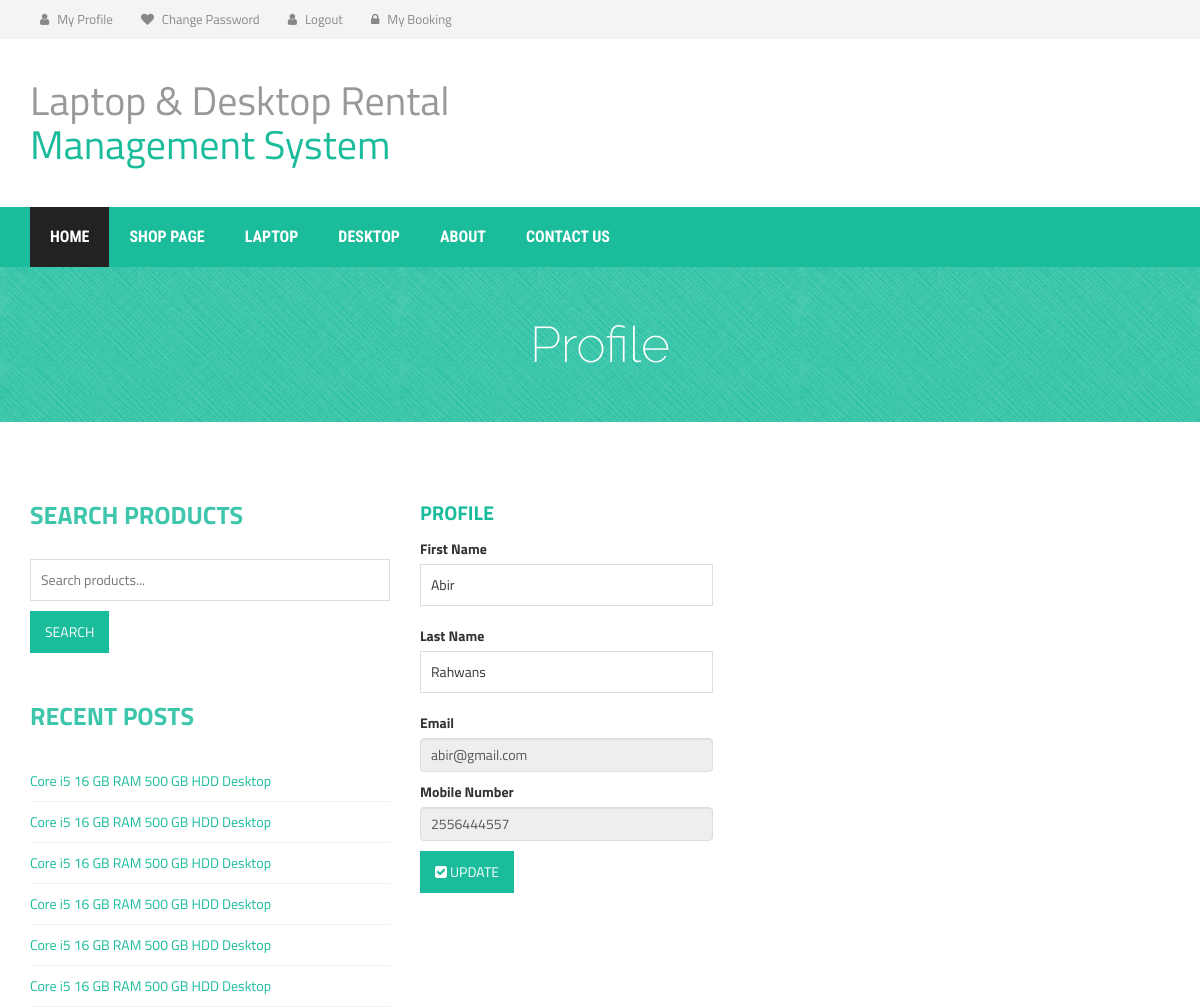
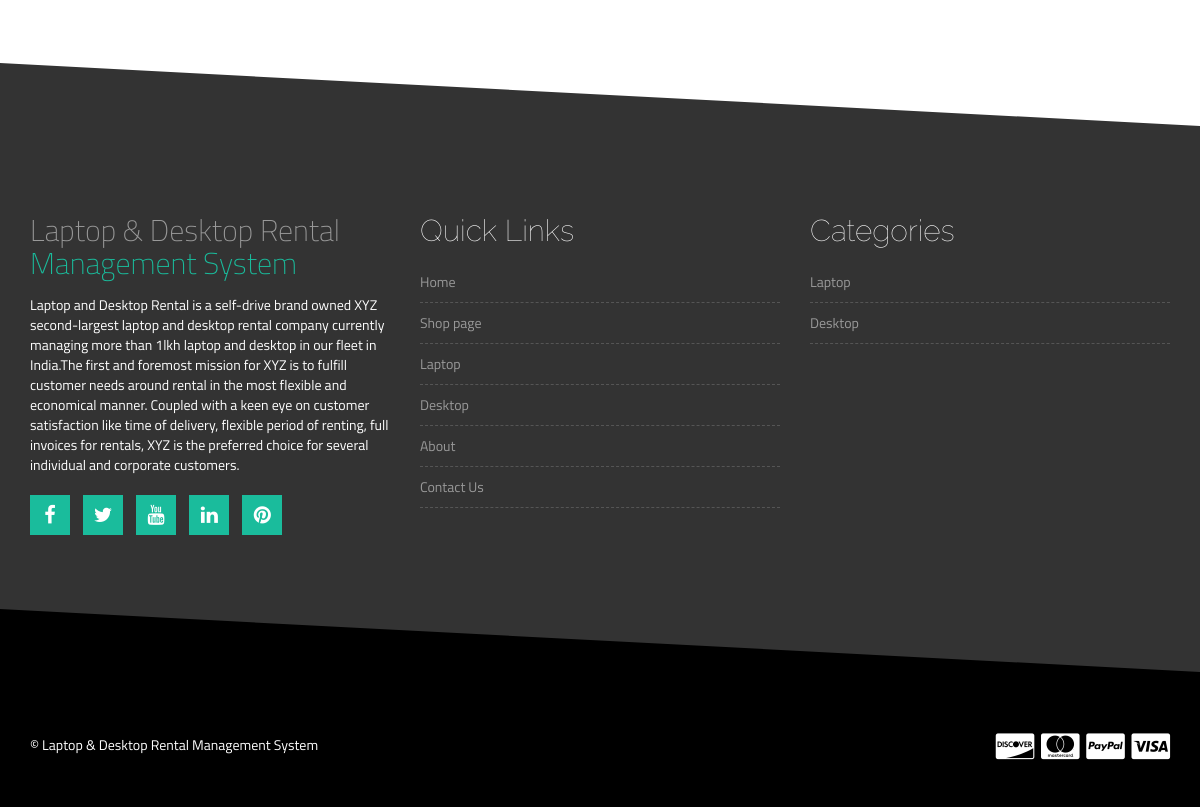
The page /profile.php (signed in) on the database its author committed (2 pictures, top to bottom).
### tables this page shows
CREATE TABLE `tblproduct` (
  `ID` int(5) NOT NULL,
  `Type` varchar(50) DEFAULT NULL,
  `BrandID` int(5) DEFAULT NULL,
  `ProductName` varchar(250) DEFAULT NULL,
  `Processor` varchar(250) DEFAULT NULL,
  `Screen` varchar(200) DEFAULT NULL,
  `RAM` varchar(100) DEFAULT NULL,
  `Storage` varchar(250) DEFAULT NULL,
  `Charges` varchar(250) DEFAULT NULL,
  `RentalPrice` decimal(10,0) DEFAULT NULL,
  `ProductModel` varchar(250) DEFAULT NULL,
  `ProductDescription` mediumtext DEFAULT NULL,
  `Image` varchar(250) DEFAULT NULL,
  `Image1` varchar(250) DEFAULT NULL,
  `Image2` varchar(250) DEFAULT NULL,
  `Image3` varchar(250) DEFAULT NULL,
  `Image4` varchar(250) DEFAULT NULL,
  `Image5` varchar(250) DEFAULT NULL,
  `CreationDate` timestamp NULL DEFAULT current_timestamp()
);

CREATE TABLE `tbluser` (
  `ID` int(10) NOT NULL,
  `FirstName` varchar(120) DEFAULT NULL,
  `LastName` varchar(120) DEFAULT NULL,
  `Email` varchar(120) DEFAULT NULL,
  `MobileNumber` bigint(20) DEFAULT NULL,
  `Password` varchar(120) DEFAULT NULL,
  `RegDate` timestamp NULL DEFAULT current_timestamp()
);

CREATE TABLE `tblpage` (
  `ID` int(10) NOT NULL,
  `PageType` varchar(200) DEFAULT NULL,
  `PageTitle` mediumtext DEFAULT NULL,
  `PageDescription` mediumtext DEFAULT NULL,
  `Email` varchar(200) DEFAULT NULL,
  `MobileNumber` bigint(10) DEFAULT NULL,
  `UpdationDate` timestamp NOT NULL DEFAULT current_timestamp() ON UPDATE current_timestamp()
);

### profile.php (the view, shortened to what this page needs)
<?php
include('includes/dbconnection.php');
if (strlen($_SESSION['ldrmsuid']==0)) {
  header('location:logout.php');
  } else{
 ?>
<!DOCTYPE html>
<html lang="en">
  <head>
    <link rel="stylesheet" href="http://maxcdn.bootstrapcdn.com/bootstrap/3.2.0/css/bootstrap.min.css">
    <link rel="stylesheet" href="http://maxcdn.bootstrapcdn.com/font-awesome/4.3.0/css/font-awesome.min.css">
    <link rel="stylesheet" href="css/owl.carousel.css">
    <link rel="stylesheet" href="style.css">
    <link rel="stylesheet" href="css/responsive.css">
  </head>
  <body>
    <?php include_once('includes/header.php');?>
    <div class="product-big-title-area">
        <div class="container">
            <div class="row">
                <div class="col-md-12">
                    <div class="product-bit-title text-center">
                        <h2>Profile</h2>
                    </div>
                </div>
            </div>
        </div>
    </div>
    <div class="single-product-area">
        <div class="zigzag-bottom"></div>
        <div class="container">
            <div class="row">
                <div class="col-md-4">
                    <div class="single-sidebar">
                        <h2 class="sidebar-title">Search Products</h2>
                       <form action="search-result.php" method="post">
                            <input type="text" name="searchtext" required placeholder="Search products...">
                            <input type="submit" value="Search">
                        </form>
                    </div>
                    <div class="single-sidebar">
                        <h2 class="sidebar-title">Recent Posts</h2>
                        <ul>
                        <?php
 $query=mysqli_query($con,"select distinct * from tblproduct  order by ID desc limit 6");
 while ($row=mysqli_fetch_array($query)) {
 ?>
                            <li><a href="single-product-details.php?viewid=<?php echo $row['ID'];?>"><?php echo $row['ProductName'];?></a></li>
<?php } ?>
                        </ul>
                    </div>
                </div>
                <div class="col-md-8">
                    <div class="product-content-right">
                        <div class="woocommerce">
                            <form enctype="multipart/form-data" action="#" class="checkout" method="post" >
                                 <?php
$uid=$_SESSION['ldrmsuid'];
$ret=mysqli_query($con,"select * from  tbluser where ID='$uid'");
while ($row=mysqli_fetch_array($ret)) {
?>
                                <div id="customer_details" class="col2-set">
                                    <div class="col-1">
                                        <div class="woocommerce-billing-fields">
                                            <h3>Profile</h3>
                                            <p id="billing_first_name_field" class="form-row form-row-first validate-required">
                                                <label class="">First Name
                                                </label>
                                               <input type="text" value="<?php  echo $row['FirstName'];?>" id="fname" name="fname" required="true" class="input-text">
                                            </p>
                                            <p id="billing_first_name_field" class="form-row form-row-first validate-required">
                                                <label class="">Last Name
                                                </label>
                                               <input type="text" value="<?php  echo $row['LastName'];?>" id="lname" name="lname" required="true" class="input-text">
                                            </p>
                                            <p id="billing_first_name_field" class="form-row form-row-first validate-required">
                                                <label class="">Email
                                                </label>
                                               <input type="email" value="<?php  echo $row['Email'];?>" id="email" name="email" readonly="true" class="form-control">
                                            </p>
                                            <p id="billing_last_name_field" class="form-row form-row-last validate-required">
                                                <label class="">Mobile Number
                                                </label>
                                                <input  type="text" value="<?php  echo $row['MobileNumber'];?>" id="mobilenumber" name="mobilenumber" readonly="true" class="form-control">
                                            </p>
                                        </div>
                                    </div>
                                </div>
                                <?php }?>
                              <div class="form-row place-order">
                                            <button type="submit" name="submit"><i class="fa fa-check-square"></i> Update</button>
                                        </div>
                            </form>
                        </div>
                    </div>
                </div>
            </div>
        </div>
    </div>
    <?php include_once('includes/footer.php');?>
  </body>
</html><?php }  ?>

### includes/footer.php
<div class="footer-top-area">
        <div class="zigzag-bottom"></div>
        <div class="container">
            <div class="row">
                <div class="col-md-4 col-sm-6">
                    <div class="footer-about-us">
                        <h2>Laptop & Desktop Rental<span>  Management System</span></h2>
                        <?php
 $query=mysqli_query($con,"select * from  tblpage where PageType='aboutus'");
 while ($row=mysqli_fetch_array($query)) {
 ?>
                        <p style="color:#fff !important"><?php  echo $row['PageDescription'];?></p><?php } ?>
                        <div class="footer-social">
                            <a href="#" target="_blank"><i class="fa fa-facebook"></i></a>
                            <a href="#" target="_blank"><i class="fa fa-twitter"></i></a>
                            <a href="#" target="_blank"><i class="fa fa-youtube"></i></a>
                            <a href="#" target="_blank"><i class="fa fa-linkedin"></i></a>
                            <a href="#" target="_blank"><i class="fa fa-pinterest"></i></a>
                        </div>
                    </div>
                </div>
                <div class="col-md-4 col-sm-6">
                    <div class="footer-menu">
                        <h2 class="footer-wid-title">Quick Links </h2>
                        <ul>
                           <li class="active"><a href="index.php">Home</a></li>
                        <li><a href="shop.php">Shop page</a></li>
                        <li><a href="laptop.php">Laptop</a></li>
                        <li><a href="desktop.php">Desktop</a></li>
                        <li><a href="aboutus.php">About</a></li>
                        <li><a href="contactus.php">Contact Us</a></li>
                        </ul>
                    </div>
                </div>
                <div class="col-md-4 col-sm-6">
                    <div class="footer-menu">
                        <h2 class="footer-wid-title">Categories</h2>
                        <ul>
                            <li><a href="laptop.php">Laptop</a></li>
                            <li><a href="desktop.php">Desktop</a></li>
                        </ul>
                    </div>
                </div>
            </div>
        </div>
    </div>
    <div class="footer-bottom-area">
        <div class="container">
            <div class="row">
                <div class="col-md-8">
                    <div class="copyright">
                        <p>&copy; Laptop & Desktop Rental Management System</p>
                    </div>
                </div>
                <div class="col-md-4">
                    <div class="footer-card-icon">
                        <i class="fa fa-cc-discover"></i>
                        <i class="fa fa-cc-mastercard"></i>
                        <i class="fa fa-cc-paypal"></i>
                        <i class="fa fa-cc-visa"></i>
                    </div>
                </div>
            </div>
        </div>
    </div>

### style.css (style rules this page uses)
h1, h2, h3, h4, h5, h6 { font-weight: 700; margin: 0 0 15px; }
body { font-family: "Titillium Web", sans-serif; }
.slider-area, .promo-area, .brands-area, .maincontent-area, .footer-top-area, .product-widget-area, .product-breadcroumb-area, .single-product-area { position: relative; overflow: hidden; }
.zigzag-bottom { background: none repeat scroll 0 0 #1abc9c; bottom: -80px; height: 165px; left: -5%; position: absolute; transform: rotate(3deg); width: 108%; z-index: 9; }
.footer-top-area .zigzag-bottom { background: #000; }
.footer-top-area { background: none repeat scroll 0 0 #333; color: #999; padding: 35px 0 180px; }
.footer-bottom-area { background: #000; color: #fff; }
.footer-about-us span { color: #1abc9c; }
.footer-wid-title { font-family: raleway; font-size: 30px; font-weight: 100; color: #fff; }
.footer-about-us h2 { font-weight: 200; }
.footer-menu ul { list-style: outside none none; margin: 0; padding: 0; }
.footer-menu ul li { border-bottom: 1px dashed #555; padding: 5px 0; }
.footer-menu a { display: block; padding: 5px 0; color: #999; }
.footer-social a { background: none repeat scroll 0 0 #1abc9c; color: #fff; display: inline-block; font-size: 20px; height: 40px; margin-bottom: 10px; margin-right: 10px; padding-top: 5px; text-align: center; width: 40px; border: 1px solid #1abc9c; }
.footer-social { margin-top: 20px; }
a { color: #1abc9c; }
.footer-bottom-area { background: none repeat scroll 0 0 #000; color: #fff; padding-bottom: 40px; }
.footer-card-icon { font-size: 30px; text-align: right; }
.copyright > p { margin: 10px 0 0; }
.product-big-title-area { background: url(img/crossword.png) repeat scroll 0 0 #1abc9c; }
.product-bit-title h2 { font-family: raleway; font-size: 50px; font-weight: 200; margin: 0; padding: 50px 0; color: #fff; }
.single-product-area .zigzag-bottom { background-color: #333333; }
.single-product-area { padding: 80px 0 130px; }
.sidebar-title { color: #3dc6ab; font-size: 25px; margin-bottom: 30px; text-transform: uppercase; }
.single-sidebar { margin-bottom: 50px; }
input[type="text"], input[type="password"], input[type="email"], textarea { border: 1px solid #ddd; padding: 10px; }
input[type="submit"], button[type="submit"] { background: none repeat scroll 0 0 #1abc9c; border: medium none; color: #fff; padding: 11px 20px; text-transform: uppercase; }
.single-sidebar input[type="text"] { margin-bottom: 10px; width: 100%; }
.single-sidebar > ul { list-style: outside none none; margin: 0; padding: 0; }
.single-sidebar li { border-bottom: 1px solid #f1f1f1; padding: 10px 0; }
.single-sidebar a { display: block; }
.col2-set { margin-left: -30px; overflow: hidden; }
.col-1, .col-2 { float: left; margin-left: 30px; width: 360px; }
#customer_details label { display: block; margin: 0 0 5px; }
#customer_details input[type="text"], #customer_details textarea, .shipping_calculator input[type="text"] { margin-bottom: 10px; width: 100%; }
#customer_details h3 { color: #1abc9c; font-size: 20px; text-transform: uppercase; }

### css/responsive.css (style rules this page uses)
@media only screen and (min-width: 992px) and (max-width: 1280px) { input[type="submit"], button[type="submit"] { padding: 11px 15px; } }
@media only screen and (min-width: 992px) and (max-width: 1280px) { .col-1, .col-2 { width: 293px; } }

### rows shown on the page
tblproduct: ProductName "Core i5 16 GB RAM 500 GB HDD Desktop"
tblproduct: ProductName "Core i5 16 GB RAM 500 GB HDD Desktop"
tblproduct: ProductName "Core i5 16 GB RAM 500 GB HDD Desktop"
tblproduct: ProductName "Core i5 16 GB RAM 500 GB HDD Desktop"
tblproduct: ProductName "Core i5 16 GB RAM 500 GB HDD Desktop"
tblproduct: ProductName "Core i5 16 GB RAM 500 GB HDD Desktop"
tbluser: fname "Abir", lname "Rahwans", email "abir@gmail.com", mobilenumber "2556444557"
tblpage: PageDescription "Laptop and Desktop Rental is a self-drive brand owned XYZ second-largest laptop and desktop rental company currently managing more than 1lkh laptop and desktop in our fleet in India.The first and foremost mission for XYZ is to fulfill customer needs around rental in the most flexible and economical manner. Coupled with a keen eye on customer satisfaction like time of delivery, flexible period of renting, full invoices for rentals, XYZ is the preferred choice for several individual and corporate customers."
